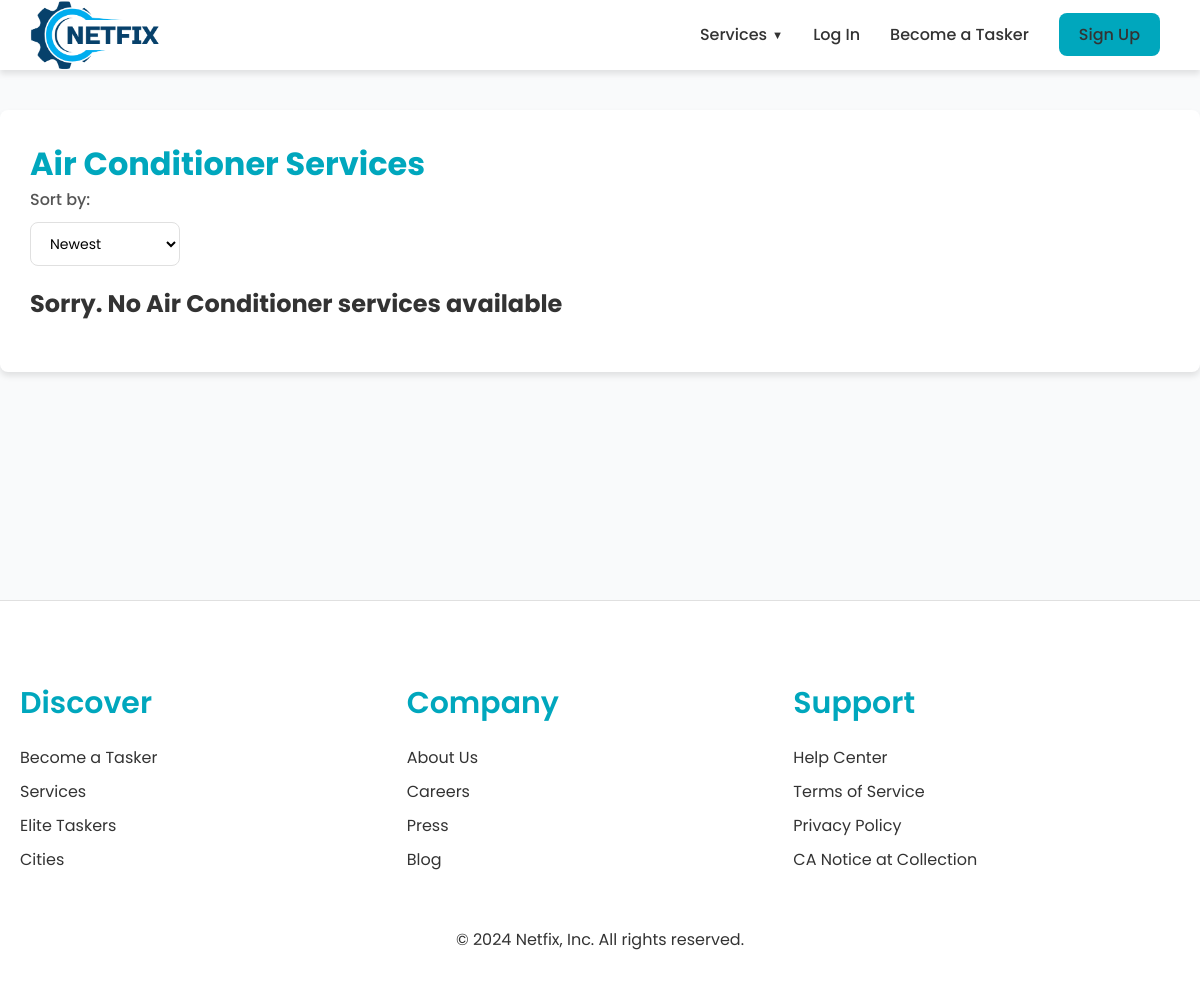
Page /services/field/air-conditioner/ on the earlier database version.
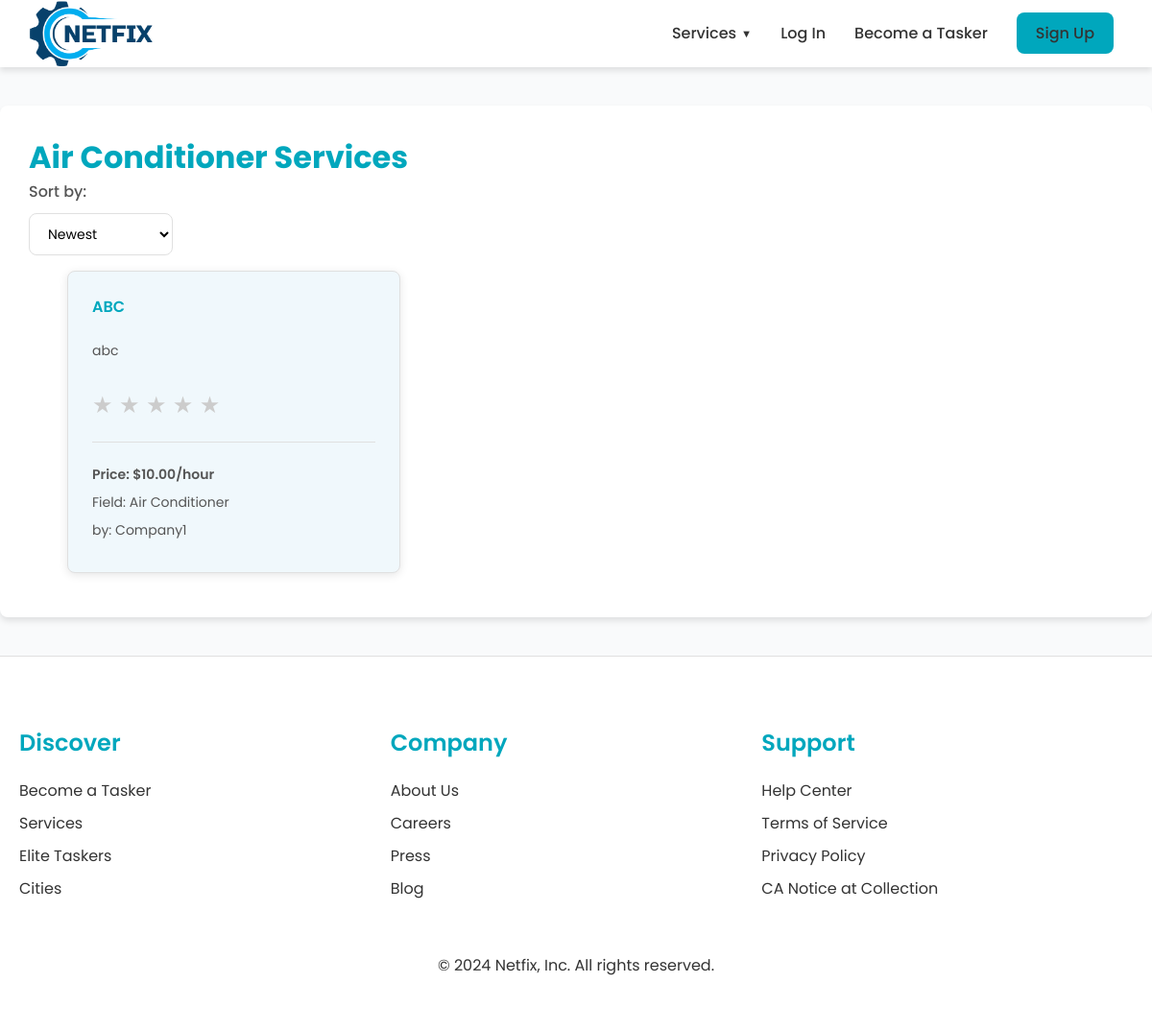
Same page on the later database version.
### services/models.py (models this page shows, shortened)
class Service(models.Model):
    name = models.CharField(max_length=40)
    description = models.TextField()
    price_hour = models.DecimalField(decimal_places=2, max_digits=100)
    date = models.DateTimeField(auto_now=True, null=False)
    CATEGORY_CHOICES = (
        ('Air Conditioner', 'Air Conditioner'),
        ('Carpentry', 'Carpentry'),
        ('Electricity', 'Electricity'),
        ('Gardening', 'Gardening'),
        ('Home Machines', 'Home Machines'),
        ('House Keeping', 'House Keeping'),
        ('Interior Design', 'Interior Design'),
        ('Locks', 'Locks'),
        ('Painting', 'Painting'),
        ('Plumbing', 'Plumbing'),
        ('Water Heaters', 'Water Heaters'),
    )
    field = models.CharField(max_length=30, blank=False, null=False, choices=CATEGORY_CHOICES)
    company = models.ForeignKey(Company, on_delete=models.CASCADE)
    rating = models.FloatField(
        validators=[MinValueValidator(0), MaxValueValidator(5)],
        null=True,
        default=None
    )

### users/models.py (models this page shows, shortened)
class Company(models.Model):
    FIELD_CHOICES = [
        ('Air Conditioner', 'Air Conditioner'),
        ('All in One', 'All in One'),
        ('Carpentry', 'Carpentry'),
        ('Electricity', 'Electricity'),
        ('Gardening', 'Gardening'),
        ('Home Machines', 'Home Machines'),
        ('House Keeping', 'House Keeping'),
        ('Interior Design', 'Interior Design'),
        ('Locks', 'Locks'),
        ('Painting', 'Painting'),
        ('Plumbing', 'Plumbing'),
        ('Water Heaters', 'Water Heaters')
    ]
    user = models.OneToOneField(User, on_delete=models.CASCADE, primary_key=True)
    field = models.CharField(max_length=70, choices=FIELD_CHOICES, blank=False, null=False)
    rating = models.IntegerField(
        validators=[MaxValueValidator(5), MinValueValidator(0)],
        default=0
    )

class User(AbstractUser):
    username = models.CharField(max_length=100, unique=True)
    email = models.EmailField('email address', unique=True)
    is_company = models.BooleanField(default=False)
    is_customer = models.BooleanField(default=False)
    USERNAME_FIELD = 'email'
    REQUIRED_FIELDS = ['username']
    objects = UserManager()
    groups = models.ManyToManyField(
        'auth.Group',
        related_name='custom_user_groups',
        blank=True,
        help_text='The groups this user belongs to. A user will get all permissions '
                  'granted to each of their groups.',
        verbose_name='groups'
    )
    user_permissions = models.ManyToManyField(
        'auth.Permission',
        related_name='custom_user_permissions',
        blank=True,
        help_text='Specific permissions for this user.',
        verbose_name='user permissions'
    )

### services/views.py (the view)
# urls.py: path('field/<slug:field>/', v.service_field, name='services_field'),
def service_field(request, field):
    field = field.replace('-', ' ').title()
    if field not in dict(Service.CATEGORY_CHOICES).keys():
        raise Http404("Service field not found")
    sort_by = request.GET.get('sort_by', 'date')  # Default sorting by date
    if sort_by == 'requests':
        services = Service.objects.filter(field=field).annotate(request_count=Count('servicehistory')).order_by('-request_count')
    else:
        services = Service.objects.filter(field=field).order_by('-date')
    return render(request, 'services/field.html', {'services': services, 'field': field, 'sort_by': sort_by})

### services/templates/services/field.html (shortened to what this page needs)
{% extends 'main/base.html' %}
{% block content %}
{% load static %}
<link rel="stylesheet" href="{% static 'css/services.css' %}">
    <div class="services_field_container">
        <p class="title">{{ field }} Services</p>
        <div class="sort-options">
            <form method="GET" action="">
                <label for="sort_by">Sort by:</label>
                <select name="sort_by" id="sort_by" onchange="this.form.submit()">
                    <option value="date" {% if sort_by == 'date' %}selected{% endif %}>Newest</option>
                </select>
            </form>
        </div>
        {% if services %}
            <ul class='services_list'>
                {% for service in services %}
                <div class="service-item">
                    <h3><a href="/services/{{service.id}}">{{ service.name }}</a></h3>
                    <p>{{ service.description }}</p>
                    {% include "services/_star_rating.html" with rating=service.rating %}
                    <div class="service-meta">
                        <p class = "price">Price: ${{ service.price_hour }}/hour</p>
                        <p>Field: {{ service.field }}</p>
                        <p>by: {{ service.company.user.username }}</p>
                    </div>
                </div>
                {% endfor %}
            </ul>
        {% else %}
            <h2>Sorry. No {{ field }} services available</h2>
        {% endif %}
    </div>
{% endblock %}

### services/templates/services/_star_rating.html
{% load static %}
<link rel="stylesheet" href="{% static 'css/rating.css' %}">
<div class="star-rating" title="{{ rating|floatformat:1 }} out of 5 stars">
    {% for i in "12345" %}
        <span class="star {% if rating >= forloop.counter %}filled{% elif rating >= forloop.counter|add:'-0.5' %}half-filled{% endif %}">★</span>
    {% endfor %}
</div>

Differences in the rows shown:
now on this page (row edited): Service: field "Air Conditioner", name "ABC", description "abc", price_hour "10.00", company.user.username "Company1"
Other differences:
{{ field }}: "Air Conditioner" → (not shown)
text no longer shown: "Sorry. No services available"
